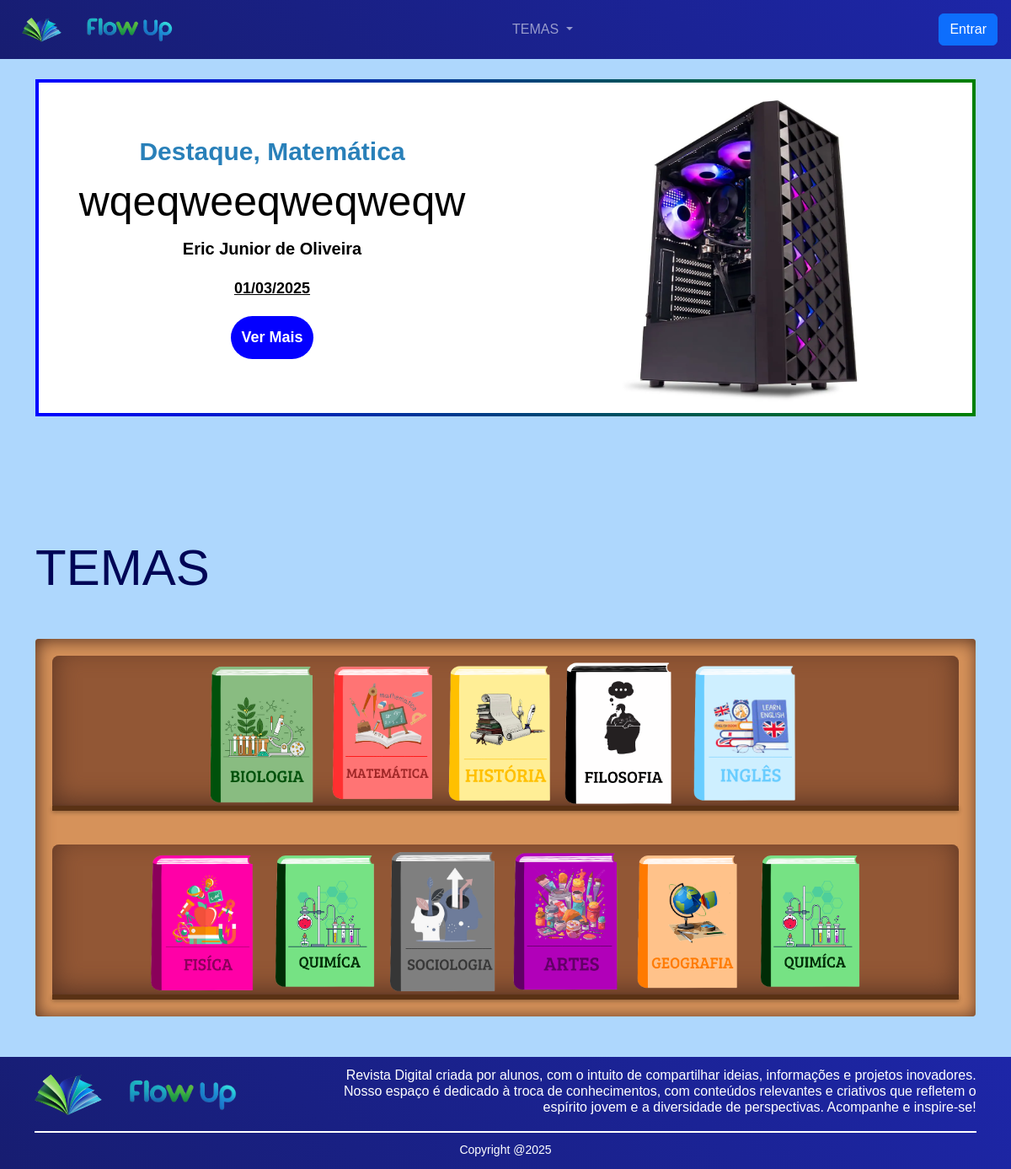
The app's page /Revista_Eletronica/views/revista.php, older data.
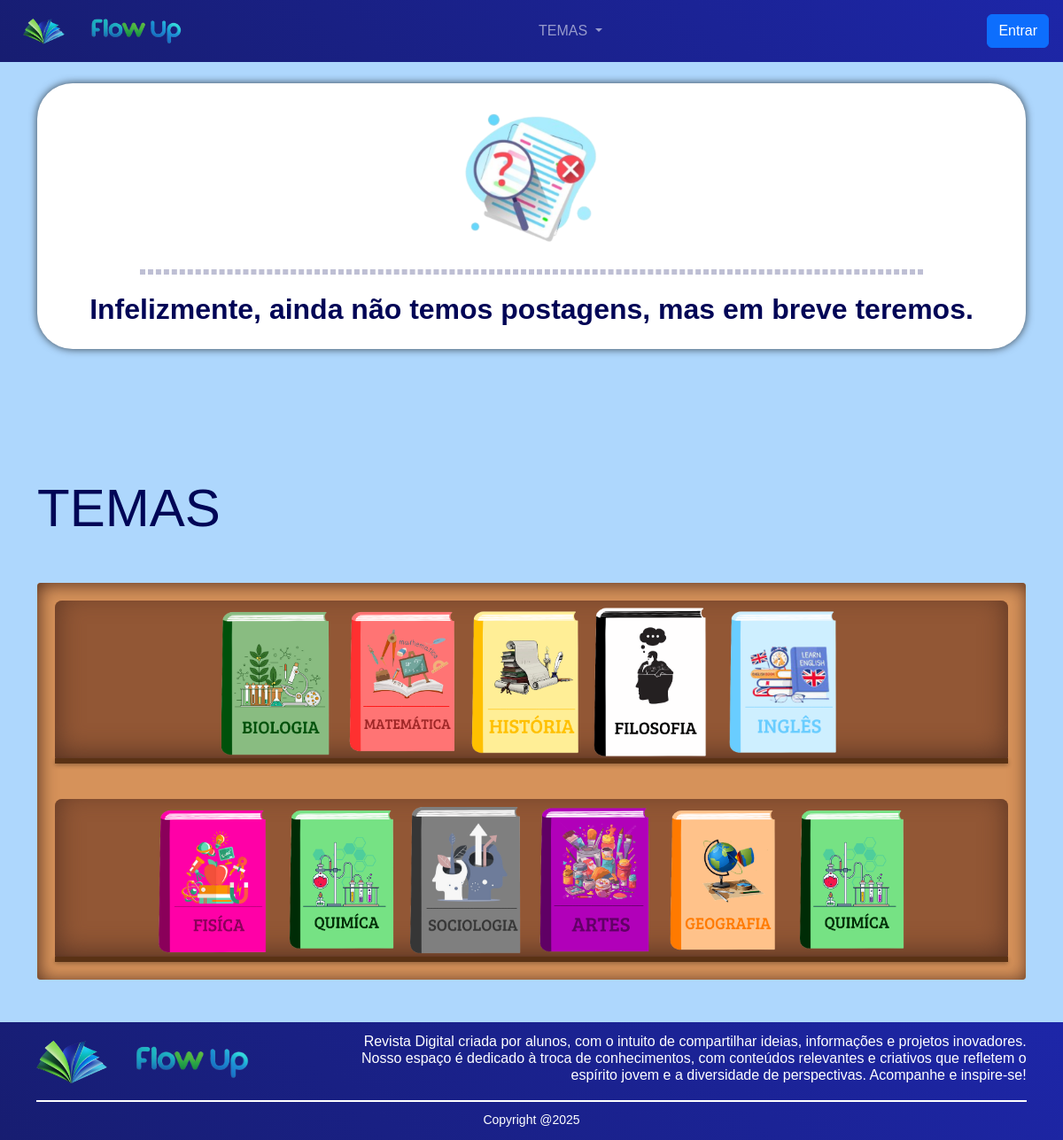
The same page, newer data.
### tables this page shows
CREATE TABLE `posts` (
  `id_solicitacoes` int(11) NOT NULL,
  `grupo` int(11) NOT NULL,
  `id_usuario_solicitacoes` int(11) NOT NULL,
  `titulo` varchar(100) NOT NULL,
  `subtitulo` varchar(150) NOT NULL,
  `tema` varchar(100) NOT NULL,
  `conteudo` text NOT NULL,
  `img` varchar(225) DEFAULT NULL,
  `status` enum('pendente','aprovado','rejeitado','revisar') NOT NULL,
  `data_solicitacao` datetime NOT NULL
);

CREATE TABLE `usuarios` (
  `id` int(11) NOT NULL,
  `nome` varchar(100) NOT NULL,
  `email` varchar(140) NOT NULL,
  `senha` varchar(40) NOT NULL,
  `id_permissoes_usuario` int(3) NOT NULL,
  `perfil_foto` varchar(225) NOT NULL,
  `bio` varchar(500) NOT NULL
);

### Revista_Eletronica/views/revista.php (the view, shortened to what this page needs)
<?php
include('../config/conexao.php');
$cores_tema = [
    'Educação Física' => '#e67e22',
    'Física' => '#f1c40f',
    'Química' => '#8e44ad',
    'Biologia' => '#2ecc71',
    'Matemática' => '#2980b9',
    'Língua Portuguesa' => '#e74c3c',
    'Língua Inglesa' => '#34495e',
    'Geografia' => '#16a085',
    'História' => '#d35400',
    'Artes' => '#9370DB',
    'Filosofia' => '#7f8c8d',
    'Sociologia' => '#1abc9c',
];
$where_tema = isset($_SESSION['tema']) ? "AND p.tema = '" . $mysqli->real_escape_string($_SESSION['tema']) . "'" : "";
$todos_posts_result = $mysqli->query("
    SELECT
        p.*,
        u.nome AS autor,
        (SELECT COUNT(*) FROM likes l WHERE l.id_post_like = p.id_solicitacoes) AS total_likes
    FROM posts p
    INNER JOIN usuarios u ON p.id_usuario_solicitacoes = u.id
    WHERE p.status = 'aprovado' $where_tema
    ORDER BY total_likes DESC, p.data_solicitacao DESC
");
$destaques = [];
$destaques_grupos = [];
if ($todos_posts_result && $todos_posts_result->num_rows > 0) {
    while ($pagina = $todos_posts_result->fetch_assoc()) {
        $grupo = $pagina['grupo'];
        if (count($destaques) < 3 && !in_array($grupo, $destaques_grupos)) {
            $destaques[] = $pagina;
            $destaques_grupos[] = $grupo;
            continue;
        }
        if (in_array($grupo, $destaques_grupos)) {
            continue;
        }
    }
}
?>
<!DOCTYPE html>
<html lang="pt-br">
<head>
    <link rel="stylesheet" href="https://cdn.jsdelivr.net/npm/bootstrap-icons@1.11.3/font/bootstrap-icons.min.css">
    <link href="https://cdn.jsdelivr.net/npm/bootstrap@5.3.3/dist/css/bootstrap.min.css" rel="stylesheet">
    <link href="./nav.css?v=1.3" rel="stylesheet">
    <link rel="stylesheet" href="./revista.css?v=1.2">
</head>
<body style="display: flex; flex-direction: column; min-height: 100vh; margin: 0;">
    <nav class="navbar navbar-expand-lg navbar-dark bg-dark">
        <div class="container-fluid d-flex align-items-center justify-content-between position-relative">
            <div class="logo d-flex align-items-center">
                <a href="./revista.php" class="me-2">
                    <img src="../assets/LogoFlowUP.png" alt="Logo da Empresa Flow.UP" height="40">
                </a>
                <a href="./revista.php">
                    <img src="../assets/TextoFlowUp.png" alt="Flow.UP" height="30">
                </a>
            </div>
            <div class="perfil-wrapper d-flex align-items-center">
                <?php if (!empty($_SESSION['nivel']) && $_SESSION['nivel'] == 1): ?>
                    <a href="../public/index.php" class="btn btn-primary ms-2">Entrar</a>
                <?php endif; ?>
            </div>
        </div>
        <div class="collapse navbar-collapse justify-content-center" id="navbarNavDropdown">
            <ul class="navbar-nav">
                <li class="nav-item dropdown">
                    <a class="nav-link dropdown-toggle" href="#" role="button" data-bs-toggle="dropdown" aria-expanded="false">
                        TEMAS
                    </a>
                </li>
            </ul>
        </div>
    </nav>
    <div class="container mt-4">
        <?php if (!empty($destaques)): ?>
            <div id="destaqueCarousel" class="carousel slide" data-bs-ride="carousel">
                <div class="carousel-inner">
                    <?php
                    $active = true;
                    foreach ($destaques as $pagina):
                        $cor_tema = $cores_tema[$pagina['tema']] ?? '#000';
                    ?>
                        <div class="carousel-item <?php echo $active ? 'active' : ''; ?>">
                            <div class="header-container">
                                <div>
                                    <h4 style="font-size:30px; color:<?php echo htmlspecialchars($cor_tema); ?>;">
                                        <strong>Destaque, <?php echo htmlspecialchars($pagina['tema']); ?></strong>
                                    </h4>
                                    <h1 style="font-size:50px;"><?php echo htmlspecialchars($pagina['titulo']); ?></h1>
                                    <p style="font-size:20px;"><strong><?php echo htmlspecialchars($pagina['autor'] ?? 'Autor desconhecido'); ?></strong></p>
                                    <p style="font-weight: bold; font-size:18px; text-decoration: underline;">
                                        <?php echo date('d/m/Y', strtotime($pagina['data_solicitacao'])); ?>
                                    </p>
                                    <a href="conteudo.php?id=<?= $pagina['id_solicitacoes'] ?>&destaque=Destaque," class="text-decoration-none">Ver Mais</a>
                                </div>
                                <?php if (!empty($pagina['img'])): ?>
                                    <div>
                                        <img src="../images/<?php echo htmlspecialchars($pagina['img']); ?>" alt="Imagem do post" class="img-fluid">
                                    </div>
                                <?php endif; ?>
                            </div>
                        </div>
                    <?php
                        $active = false;
                    endforeach;
                    ?>
                </div>
                <button class="carousel-control-prev" type="button" data-bs-target="#destaqueCarousel" data-bs-slide="prev">
                </button>
                <button class="carousel-control-next" type="button" data-bs-target="#destaqueCarousel" data-bs-slide="next">
                </button>
            </div>
        <?php else: ?>
            <div class="sem-postagens">
                <img src="../assets/Sem-Postagens.png" alt="Imagem de nenhuma postagem encontrada">
                <hr style="width:80%; border: 3px dashed #000556;">
                <h2 style="text-align: center; color: #000556;"><strong>Infelizmente, ainda não temos postagens, mas em breve teremos.</strong></h2>
            </div>
        <?php endif; ?>
    </div>
    <div class="container d-flex justify-content-center flex-column mt-5 mb-5">
        <h1 style="font-size:60px; color:#000556;" class="mb-5">TEMAS</h1>
        <div class="estante">
            <div class="prateleira">
                <a href="http://localhost/Revista_Eletronica/views/revista.php?tema=Biologia">
                    <img class="livro img-fluid" src="../assets/livros/biologia.png" alt="Livro de Biologia">
                </a>
                <a href="http://localhost/Revista_Eletronica/views/revista.php?tema=Matemática">
                    <img class="livro img-fluid" src="../assets/livros/matematica.png" alt="Livro de Matemática">
                </a>
                <a href="http://localhost/Revista_Eletronica/views/revista.php?tema=História">
                    <img class="livro img-fluid" src="../assets/livros/historia.png" alt="Livro de História">
                </a>
                <a href="http://localhost/Revista_Eletronica/views/revista.php?tema=Filosofia">
                    <img class="livro img-fluid" src="../assets/livros/filosofia.png" alt="Livro de Filosofia">
                </a>
                <a href="http://localhost/Revista_Eletronica/views/revista.php?tema=Língua%20Inglesa">
                    <img class="livro img-fluid" src="../assets/livros/ingles.png" alt="Livro de Inglês">
                </a>
            </div>
            <div class="prateleira">
                <a href="http://localhost/Revista_Eletronica/views/revista.php?tema=Física">
                    <img class="livro img-fluid" src="../assets/livros/fisica.png" alt="Livro de Física">
                </a>
                <a href="http://localhost/Revista_Eletronica/views/revista.php?tema=Química">
                    <img class="livro img-fluid" src="../assets/livros/quimica.png" alt="Livro de Química">
                </a>
                <a href="http://localhost/Revista_Eletronica/views/revista.php?tema=Sociologia">
                    <img class="livro img-fluid" src="../assets/livros/sociologia.png" alt="Livro de Sociologia">
                </a>
                <a href="http://localhost/Revista_Eletronica/views/revista.php?tema=Artes">
                    <img class="livro img-fluid" src="../assets/livros/artes.png" alt="Livro de Artes">
                </a>
                <a href="http://localhost/Revista_Eletronica/views/revista.php?tema=Geografia">
                    <img class="livro img-fluid" src="../assets/livros/geografia.png" alt="Livro de Geografia">
                </a>
                <a href="http://localhost/Revista_Eletronica/views/revista.php?tema=Química">
                    <img class="livro img-fluid" src="../assets/livros/quimica.png" alt="Livro de Química">
                </a>
            </div>
        </div>
    </div>
    <footer style="margin-top: auto;">
        <div>
            <div class="d-flex" style="gap: 30px;">
                <a href="./revista.php">
                    <img src="../assets/LogoFlowUP.png" alt="Logo da Empresa Flow.UP">
                </a>
                <a href="./revista.php">
                    <img src="../assets/TextoFlowUp.png" alt="Flow.UP">
                </a>
            </div>
            <h4>Revista Digital criada por alunos, com o intuito de compartilhar ideias, informações e projetos inovadores. Nosso espaço é dedicado à troca de conhecimentos, com conteúdos relevantes e criativos que refletem o espírito jovem e a diversidade de perspectivas. Acompanhe e inspire-se!</h4>
        </div>
        <hr>
        <p>Copyright @2025</p>
    </footer>
</body>
</html>

### Revista_Eletronica/views/nav.css (style rules this page uses)
* { margin: 0; padding: 0; box-sizing: border-box; }
.navbar { background: linear-gradient(45deg, #171D71, #1D26A8); }
nav img { height: 30px; width: auto; margin: 10px; }
.logo { display: flex; align-items: center; }
footer { display: flex; flex-direction: column; align-items: center; background: linear-gradient(45deg, #171D71, #1D26A8); padding: 12px; color: white; }
footer>div { display: flex; align-items: center; width: 95%; justify-content: space-between; }
footer>div a:first-child img { width: 80px; }
footer>div a:nth-child(2) { display: flex; align-items: center; justify-content: center; }
footer>div a:nth-child(2) img { max-width: 130px; height: auto; }
footer h4 { max-width: 70%; text-align: right; color: white; font-weight: normal; font-size: 16px; }
footer hr { width: 95%; border: 1px solid white; margin: 10px 0; opacity: 1; }
footer p { color: white; font-size: 14px; margin: 0; }
body { display: flex; flex-direction: column; justify-content: space-between; min-height: 100vh; margin: 0; padding: 0; height: 100%; font-family: 'Arial', sans-serif; }

### Revista_Eletronica/views/revista.css (style rules this page uses)
body { background-color: rgb(174, 215, 253); justify-content: space-between; }
.sem-postagens { width: 100%; height: 300px; background-color: white; border-radius: 40px; box-shadow: 0 0 10px rgba(0, 0, 0, .7); display: flex; flex-direction: column; align-items: center; justify-content: center; gap: 4px; padding: 6px; }
.sem-postagens img { height: 60%; width: auto; }
.estante { display: flex; flex-direction: column; gap: 40px; padding: 20px; border-radius: 4px; background: #D6925A; box-shadow: inset 2px 2px 20px #583322; }
.prateleira { display: flex; flex-wrap: wrap; gap: 16px; padding: 7px; background: #925735; height: auto; align-items: flex-end; border-radius: 8px; box-shadow: inset 0 -10px 30px #583322; position: relative; justify-content: center; }
.prateleira::after { content: ''; position: absolute; bottom: 0; left: 0; height: 6px; width: 100%; background: #5a3215; box-shadow: 0 2px 5px rgba(0, 0, 0, 0.3); }
.livro { height: 170px; width: auto; object-fit: contain; transition: transform 0.2s ease; cursor: pointer; }
.header-container { display: flex; align-items: center; justify-content: center; color: black; width: 100%; background: white; height: 50vh; overflow: hidden; border: 4px solid transparent; border-image: linear-gradient(to left, green, blue) 1; box-shadow: 0 3px 14px rgba(0, 0, 0, .4); }
.header-container>div { width: 50%; height: 100%; display: flex; align-items: center; justify-content: center; flex-direction: column; gap: 3px; padding: 10px; text-align: center; }
.header-container>div img { width: auto; height: 100%; object-fit: contain; }
.header-container>div a { font-size: 18px; font-weight: bold; cursor: pointer; color: white; background-color: rgb(4, 0, 255); padding: 12px; border-radius: 40px; }

### Revista_Eletronica/views/revista.php (style rules this page uses)
.navbar { position: relative; min-height: 70px; z-index: 1000; }
@media (min-width: 992px) { .navbar-collapse { position: absolute; left: 50%; transform: translateX(-50%); top: 50%; transform: translateY(-50%); width: auto; z-index: 1020; } }
@media (min-width: 992px) { .perfil-wrapper { position: absolute; right: 1rem; top: 50%; transform: translateY(-50%); z-index: 1020; } }
@media (min-width: 992px) { .logo { position: absolute; left: 1rem; top: 50%; transform: translateY(-50%); z-index: 1020; } }

Row changes from the older to the newer data that the page shows:
removed posts: tema "Matemática", titulo "wqeqweeqweqweqw", id_usuario_solicitacoes.nome "Eric Junior de Oliveira", data_solicitacao "01/03/2025", img (picture)
Text that changed along with them:
text now shown: "Infelizmente, ainda não temos postagens , mas em breve teremos."
